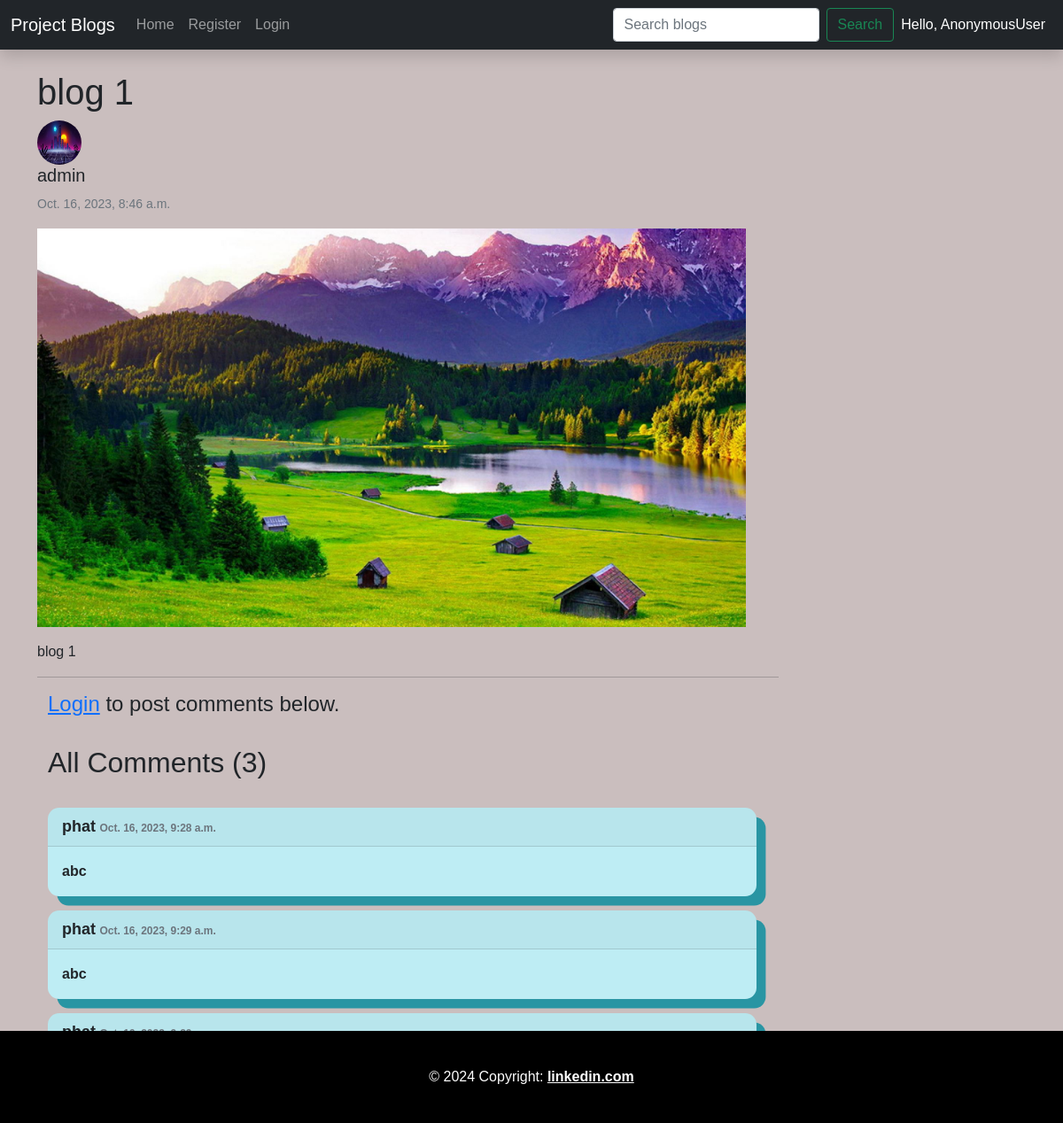
Page /comments/blog 1/ on the committed database.
### blog/models.py (models this page shows, shortened)
class BlogPost(models.Model):
    title=models.CharField(max_length=255)
    author= models.ForeignKey(User, on_delete=models.CASCADE)
    slug=models.CharField(max_length=130)
    content=models.TextField()
    image = models.ImageField(upload_to="profile_pics", blank=True, null=True)
    dateTime=models.DateTimeField(auto_now_add=True)
    STATUS_CHOICES = (('draft', 'Draft'),('published', 'Published'),)
    status = models.CharField(max_length=10, choices=STATUS_CHOICES, default='draft')

class Profile(models.Model):
    user = models.OneToOneField(User, on_delete=models.CASCADE,blank = True,null = True)
    image = models.ImageField(upload_to="profile_pics",blank=True,null=True)
    bio = models.TextField()

class Comment(models.Model):
    user = models.ForeignKey(User,on_delete=models.CASCADE)
    content = models.TextField()
    blog = models.ForeignKey(BlogPost,on_delete=models.CASCADE,blank=True,null=True)
    dataTime = models.DateTimeField(default=now)

### blog/views.py (the view)
# urls.py: path("comments/<str:slug>/", views.blogs_comments, name="blogs_comments"),
def blogs_comments(request, slug):
    post = BlogPost.objects.filter(slug=slug).first()
    comments = Comment.objects.filter(blog=post)
    if request.method=="POST":
        user = request.user
        content = request.POST.get('content','')
        blog_id =request.POST.get('blog_id','')
        comment = Comment(user = user, content = content, blog=post)
        comment.save()
    return render(request, "blog_comments.html", {'post':post, 'comments':comments})

### templates/blog_comments.html (shortened to what this page needs)
{% extends 'base.html' %}
{% block body %}
{% load humanize %}
<div class="container">
      <div class="w-75 my-4">
            <h1 class="blog-post-title">{{post.title}}</h1>
            <div class="media">
                  {% if post.author.profile.image %}
                  <img class="mr-3 rounded-circle" src="{{post.author.profile.image.url}}" width="50px" height="50px"
                        alt="author-image">
                  {% endif %}
                  <div class="media-body">
                        <h5 class="mt-0">{{post.author}}
                        </h5>
                        <small class="text-muted">{{post.dateTime}}</small>
                  </div>
            </div>
            <img src="/media/{{post.image}}" alt="post-image" class="img-fluid mt-3" style="max-height: 450px;">
            <p class="mt-3">{{post.content}}</p>
            <hr>
            {% if user.is_authenticated %}
            <div class="container">
                  <h2>Add Comments Here</h2>
                  <form action="/comments/{{post.slug}}/" method="POST">
                        {% csrf_token %}
                        <div class="form-floating">
                              <textarea class="form-control" placeholder="Leave a comment here" id="floatingTextarea2"
                                    style="height: 100px" id="content" name="content"></textarea>
                              <label for="floatingTextarea2">Leave a comment here.</label>
                        </div>
                        <br>
                        <button type="submit" class="btn btn-primary">Comment</button>
                  </form>
                  <br>
            </div>
            {% else %}
            <div class="container">
                  <h4><a href="/login/">Login</a> to post comments below.</h4>
                  <br>
            </div>
            {% endif %}
            <div class="container">
                  <h2>All Comments ({{ comments.count }})</h2>
                  <br>
                  {% for comment in comments %}
                  <div class="card mb-3">
                        <div class="card-header">
                              <span style="font-size: 18px;"><strong>{{ comment.user }}</strong></span>
                              <span class="text-muted" style="font-size: 12px;">{{ comment.dataTime }}</span>
                        </div>
                        <div class="card-body">
                              <p class="card-text">{{ comment.content }}</p>
                        </div>
                  </div>
                  {% endfor %}
            </div>
      </div>
</div>
{% endblock %}

### templates/base.html (style rules this page uses)
body { font-family: "Poppins", sans-serif; background-image: url("https://s3-us-west-2.amazonaws.com/s.cdpn.io/1462889/pat-back.svg"); background-position: center; background-repeat: repeat; background-size: 7%; background-color: #cabebe; overflow-x: hidden; }
.card { display: flex; flex-wrap: wrap; background: hsl(187 70% 85%); max-width: 50rem; box-shadow: 0.65rem 0.65rem 0 hsl(187 60% 40%); border-radius: 0.8rem; overflow: hidden; border: none; font-weight: bold; }

### rows in the picture
BlogPost: title "blog 1", author.profile.image (picture), author "admin", dateTime "Oct. 16, 2023, 8:46 a.m.", image (picture), content "blog 1"
Comment: user "phat", dataTime "Oct. 16, 2023, 9:28 a.m.", content "abc"
Comment: user "phat", dataTime "Oct. 16, 2023, 9:29 a.m.", content "abc"

### other values in the picture
{{ request.user }} "AnonymousUser"
{{ comments.count }} "3"
